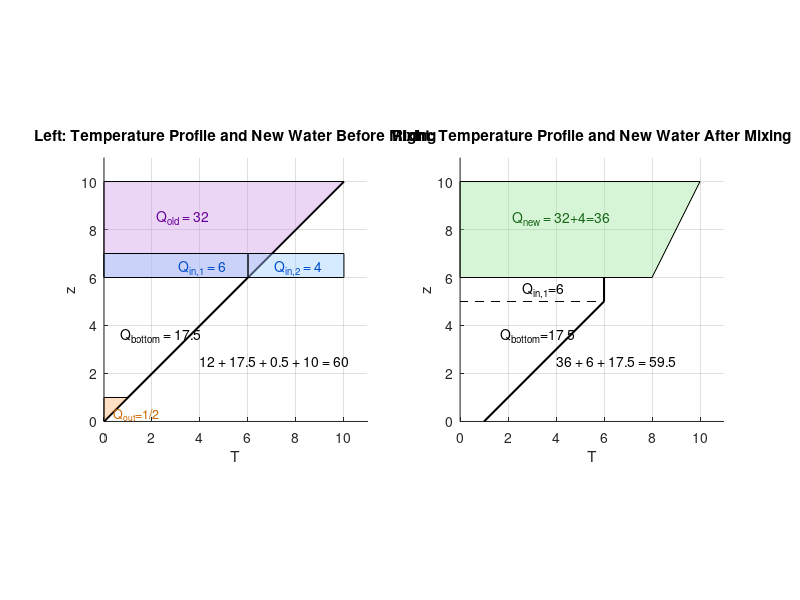

The MATLAB source for this figure:
%% illustration_fk_replacement.m
% Visualization of energy conservation using area arguments
% Units: temperature = 1 unit, height = 1 unit

clear; close all; clc;

figure('Color','w','Position',[100 100 1100 450]);

%% =========================================================
% LEFT: Decomposition into old energy + inlet contribution
% =========================================================
subplot(1,2,1); hold on; axis equal;
title('Left: Temperature Profile and New Water Before Mixing');
xlabel('T'); ylabel('z');

% --- Geometry (from sketch) ---
z_max = 11;
T_max = 11;

% Main diagonal (black)
plot([0 10],[0 10],'k','LineWidth',1.5);

% Old energy block (purple) Q_old = 32
fill([0 6 10 0], [6 6 10 10],[0.8 0.6 0.9],'EdgeColor','k', 'FaceAlpha', 0.4);
text(2.2,8.5,'Q_{old} = 32','Color',[0.4 0 0.6],'FontSize',10);


% Middle trapezoid (gray) = 17.5
fill([0 6 6],[0 7 7],[0.85 0.85 0.85],'EdgeColor','none');
text(0.7,3.6,'Q_{bottom} = 17.5','FontSize',10);

% Bottom triangle (orange) Q_out = 1/2
fill([0 0 1],[0 1 1],[1 0.7 0.4],'EdgeColor','k', 'FaceAlpha', 0.4);
text(0.4,0.3,'Q_{out}=1/2','Color',[0.8 0.4 0],'FontSize',9);

% Inlet energy (blue hatched area) Qin_2 ≈ 4
fill([6 10 10 6],[7 7 6 6],[0.6 0.8 1],'EdgeColor','k', 'FaceAlpha', 0.4);
text(7.1,6.4,'Q_{in,2} = 4','Color',[0 0.3 0.8],'FontSize',10);

% Inlet energy (blue hatched area) Qin_1 ≈ 6
fill([0 6 6 0],[7 7 6 6],[0.6 0.8 1],'EdgeColor','k', 'FaceAlpha', 0.4);
text(3.1,6.4,'Q_{in,1} = 6','Color',[0 0.3 0.8],'FontSize',10);

% Axes & annotation
xlim([0 T_max]); ylim([0 z_max]);
text(4, 2.5,'12 + 17.5 + 0.5 + 10 = 60','FontSize',10);

grid on;

%% =========================================================
% RIGHT: Equivalent energy after extrapolated mixing
% =========================================================
subplot(1,2,2); hold on; axis equal;
title('Right: Temperature Profile and New Water After Mixing');
xlabel('T'); ylabel('z');

% Main diagonal
plot([1 6],[0 5],'k','LineWidth',1.5);

% vertical part
plot([6 6],[6 5],'k','LineWidth',1.5);

% Extrapolated energy block (green) Q_new = 36
fill([0 8 10 0], [6 6 10 10],[0.6 0.9 0.6],'EdgeColor','k', 'FaceAlpha', 0.4);
text(2.2,8.5,'Q_{new} = 32+4=36','Color',[0.1 0.4 0.1]  ,'FontSize',10);

% Middle rectangle (dashed) = 6
plot([0 6 6 0],[6 6 5 5],'k--');
text(2.6,5.5,'Q_{in,1}=6','FontSize',10);

% Lower triangle = 17.5
text(1.7,3.6,'Q_{bottom}=17.5','FontSize',10);

% Axes & annotation
xlim([0 T_max]); ylim([0 z_max]);
text(4, 2.5,'36 + 6 + 17.5 = 59.5','FontSize',10);

grid on;
